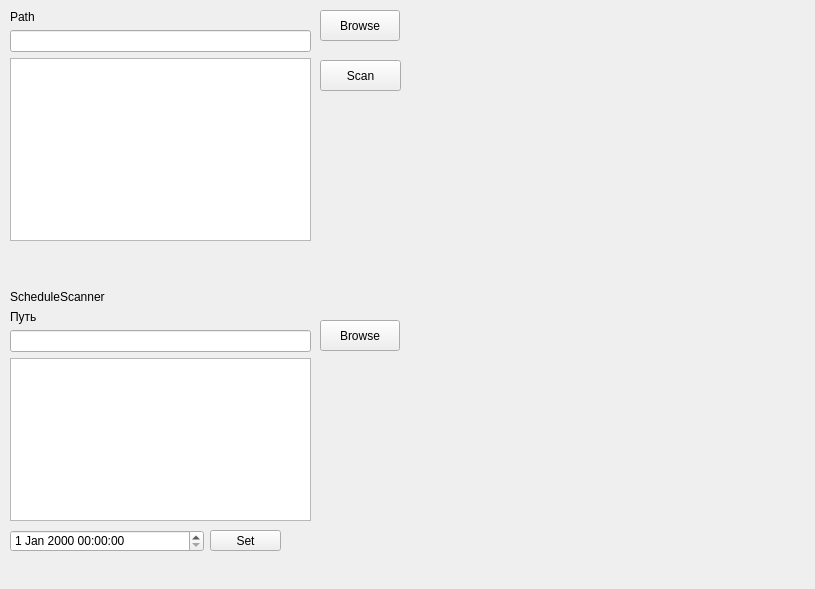
<?xml version="1.0" encoding="UTF-8"?>
<ui version="4.0">
 <class>MainWindow</class>
 <widget class="QMainWindow" name="MainWindow">
  <property name="geometry">
   <rect>
    <x>0</x>
    <y>0</y>
    <width>815</width>
    <height>589</height>
   </rect>
  </property>
  <property name="sizePolicy">
   <sizepolicy hsizetype="Maximum" vsizetype="Maximum">
    <horstretch>0</horstretch>
    <verstretch>0</verstretch>
   </sizepolicy>
  </property>
  <property name="minimumSize">
   <size>
    <width>100</width>
    <height>100</height>
   </size>
  </property>
  <property name="maximumSize">
   <size>
    <width>815</width>
    <height>589</height>
   </size>
  </property>
  <property name="windowTitle">
   <string>Mace Windu</string>
  </property>
  <widget class="QWidget" name="centralwidget">
   <widget class="QWidget" name="verticalLayoutWidget_9">
    <property name="geometry">
     <rect>
      <x>10</x>
      <y>10</y>
      <width>301</width>
      <height>231</height>
     </rect>
    </property>
    <layout class="QVBoxLayout" name="verticalLayout_9">
     <item>
      <widget class="QLabel" name="pathLabel">
       <property name="text">
        <string>Path</string>
       </property>
      </widget>
     </item>
     <item>
      <widget class="QLineEdit" name="pathLineEdit">
       <property name="readOnly">
        <bool>true</bool>
       </property>
      </widget>
     </item>
     <item>
      <widget class="QTextEdit" name="resultTextEdit"/>
     </item>
    </layout>
   </widget>
   <widget class="QPushButton" name="browseButton">
    <property name="geometry">
     <rect>
      <x>320</x>
      <y>10</y>
      <width>80</width>
      <height>31</height>
     </rect>
    </property>
    <property name="text">
     <string>Browse</string>
    </property>
   </widget>
   <widget class="QPushButton" name="startScanButton">
    <property name="geometry">
     <rect>
      <x>320</x>
      <y>60</y>
      <width>81</width>
      <height>31</height>
     </rect>
    </property>
    <property name="text">
     <string>Scan</string>
    </property>
   </widget>
   <widget class="QDateTimeEdit" name="dateTimeEdit">
    <property name="geometry">
     <rect>
      <x>10</x>
      <y>530</y>
      <width>194</width>
      <height>22</height>
     </rect>
    </property>
    <property name="timeSpec">
     <enum>Qt::LocalTime</enum>
    </property>
   </widget>
   <widget class="QPushButton" name="setButton">
    <property name="geometry">
     <rect>
      <x>210</x>
      <y>530</y>
      <width>71</width>
      <height>21</height>
     </rect>
    </property>
    <property name="text">
     <string>Set</string>
    </property>
   </widget>
   <widget class="QWidget" name="verticalLayoutWidget_10">
    <property name="geometry">
     <rect>
      <x>10</x>
      <y>290</y>
      <width>301</width>
      <height>231</height>
     </rect>
    </property>
    <layout class="QVBoxLayout" name="verticalLayout_11">
     <item>
      <widget class="QLabel" name="scheduleLabel">
       <property name="text">
        <string>ScheduleScanner</string>
       </property>
      </widget>
     </item>
     <item>
      <widget class="QLabel" name="pathLabel_2">
       <property name="text">
        <string>Путь</string>
       </property>
      </widget>
     </item>
     <item>
      <widget class="QLineEdit" name="pathLineEdit_2">
       <property name="readOnly">
        <bool>true</bool>
       </property>
      </widget>
     </item>
     <item>
      <widget class="QTextEdit" name="resultTextEdit_3"/>
     </item>
    </layout>
   </widget>
   <widget class="QPushButton" name="browseButton_2">
    <property name="geometry">
     <rect>
      <x>320</x>
      <y>320</y>
      <width>80</width>
      <height>31</height>
     </rect>
    </property>
    <property name="text">
     <string>Browse</string>
    </property>
   </widget>
  </widget>
  <widget class="QMenuBar" name="menubar">
   <property name="geometry">
    <rect>
     <x>0</x>
     <y>0</y>
     <width>815</width>
     <height>20</height>
    </rect>
   </property>
  </widget>
 </widget>
 <resources/>
 <connections/>
</ui>
